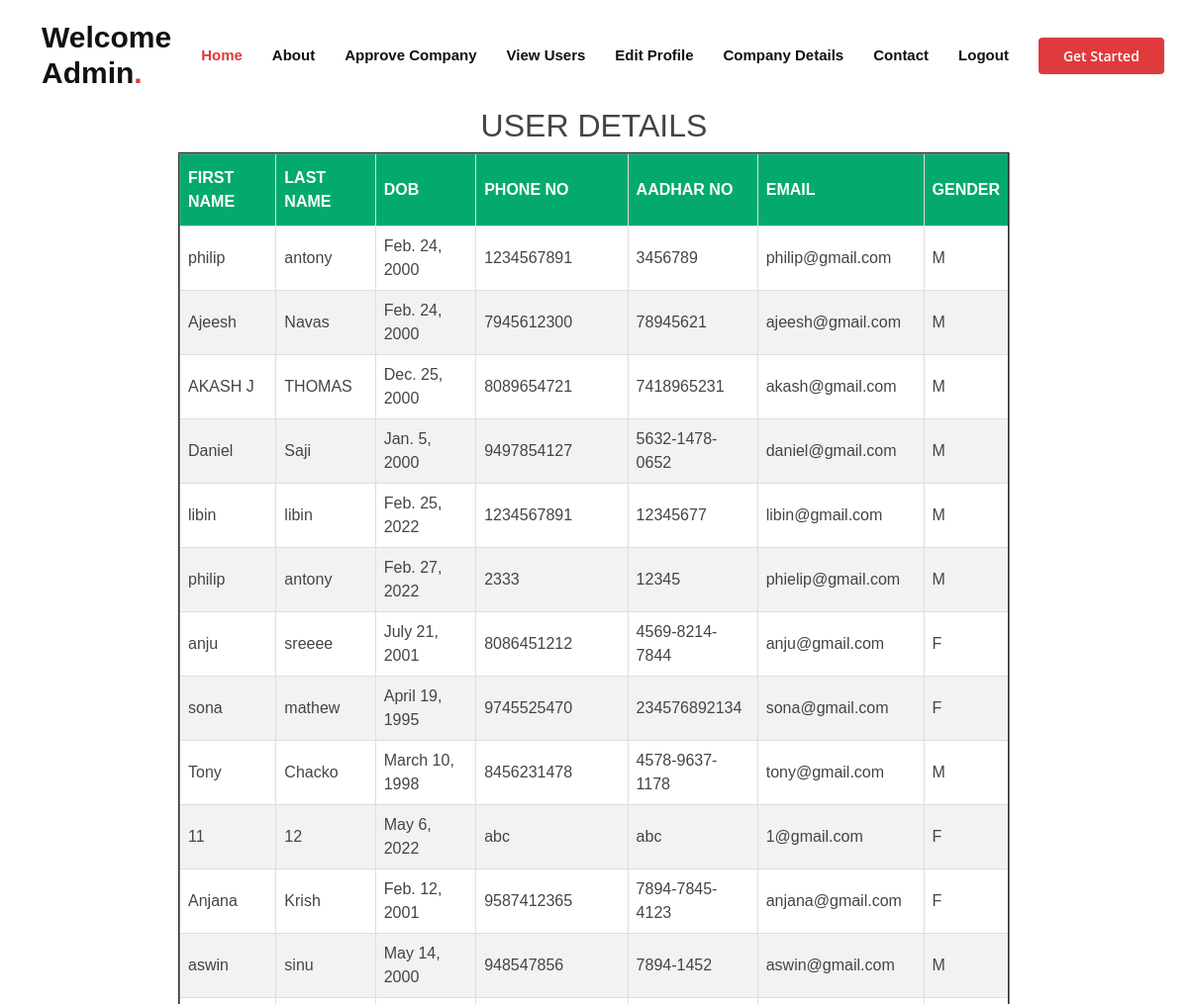
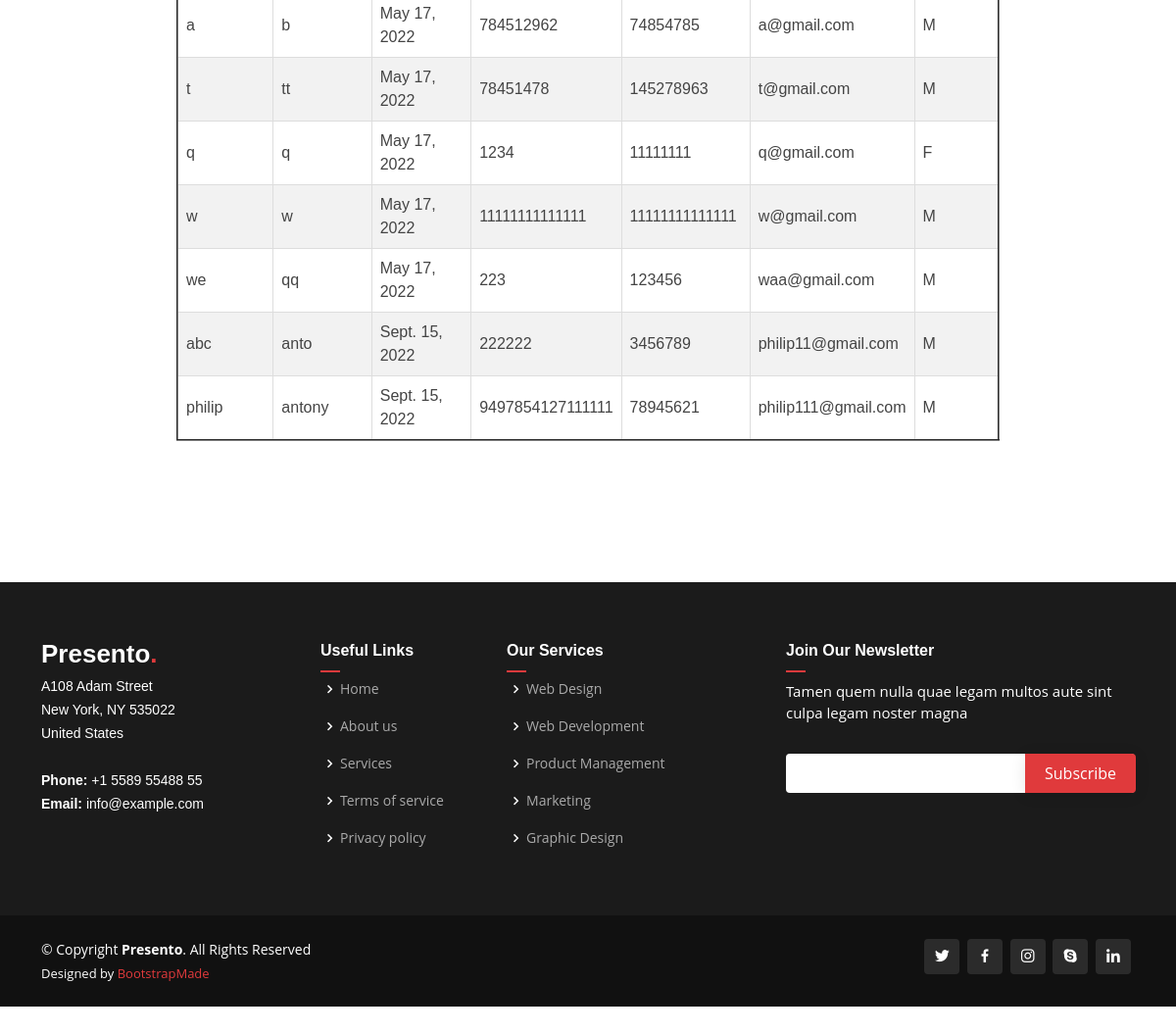
/dis/, run on the app's committed database (2 pictures, top to bottom).
### jobapp/models.py (models this page shows)
class User(models.Model):
    ufirst = models.CharField("First Name",max_length=25)
    ulast = models.CharField("Last Name",max_length=25)
    udob = models.DateField("Date of Brith",default=date.today)
    uphone = models.CharField("Phone No",max_length=25)
    uaadhar = models.CharField("Aadhaar No",max_length=25)
    uqual = models.CharField("Qualification",max_length=25,default=0)
    uexp = models.CharField("Work Experience",max_length=25,default=0)
    ufile = models.FileField("upload Resume",upload_to='resume/',max_length=254,default=0)
    upawd = models.CharField("Password",max_length=25)
    uemail = models.EmailField("User Email",unique=True)
    GENDER_CHOICES = (
    ('M', 'Male'),
    ('F', 'Female'),
    )
    ugender = models.CharField("Gender",max_length=1, choices=GENDER_CHOICES)

### jobapp/views.py (the view)
# urls.py: path('dis/',UserList.as_view()),
class UserList(ListView):
    template_name = "user_list.html"
    model=User
    context_object_name = "a"

### jobapp/templates/user_list.html (shortened to what this page needs)
<!DOCTYPE html>
<html lang="en">
<head>
</head>
{% extends "adminpages.html" %}
{% block content %}
<body><center>
    <br><br>
    <h2>USER DETAILS</h2>
<table border="2" id="customers">
   <tr>
       <th> FIRST NAME</th>
    <th>LAST NAME</th>
    <th>DOB</th>
    <th>PHONE NO</th>
    <th>AADHAR NO</th>
    <th>EMAIL</th>
    <th>GENDER</th>
       <tr>
    {% for i in a %}
<tr>
    <td>{{i.ufirst}}</td>
    <td>{{i.ulast}}</td>
    <td>{{i.udob}}</td>
    <td>{{i.uphone}}</td>
    <td>{{i.uaadhar}}</td>
    <td>{{i.uemail}}</td>
    <td>{{i.ugender}}</td>
</tr>
   {% endfor %}
</table>
</center>
</body>
{% endblock content %}

### templates/adminpages.html (shortened to what this page needs)
{% load static %}
<!DOCTYPE html>
<html lang="en">
<head>
  <link href="{% static 'assets/vendor/aos/aos.css" rel="stylesheet' %}">
  <link href="{% static 'assets/vendor/bootstrap/css/bootstrap.min.css' %}" rel="stylesheet">
  <link href="{% static 'assets/vendor/bootstrap-icons/bootstrap-icons.css' %}" rel="stylesheet">
  <link href="{% static 'assets/vendor/boxicons/css/boxicons.min.css' %}" rel="stylesheet">
  <link href="{% static 'assets/vendor/glightbox/css/glightbox.min.css' %}" rel="stylesheet">
  <link href="{% static 'assets/vendor/remixicon/remixicon.css' %}" rel="stylesheet">
  <link href="{% static 'assets/vendor/swiper/swiper-bundle.min.css' %}" rel="stylesheet">
  <link href="{% static 'assets/css/style.css' %}" rel="stylesheet">
</head>
<body>
  <header id="header" class="fixed-top d-flex align-items-center">
    <div class="container d-flex align-items-center">
      <h1 class="logo me-auto"><a href="index.html">Welcome Admin<span>.</span></a></h1>
      <nav id="navbar" class="navbar order-last order-lg-0">
        <ul>
          <li><a class="nav-link scrollto active" href="//">Home</a></li>
          <li><a class="nav-link scrollto" href="#about">About</a></li>
          <li><a class="nav-link scrollto" href="/status/">Approve Company</a></li>
          <li><a class="nav-link scrollto " href="/dis/">View Users</a></li>
          <li><a class="nav-link scrollto" href="/editadmin/">Edit Profile</a></li>
          <li><a href="/display/">Company Details</a></li>
          <li><a class="nav-link scrollto" href="#contact">Contact</a></li>
          <li><a class="nav-link scrollto" href="/home/">Logout</a></li>
        </ul>
      </nav>
      <a href="#about" class="get-started-btn scrollto">Get Started</a>
    </div>
  </header>
  <section>
{% block content %}
{% endblock content %}
    <section>
      <br>
    </section>
  <footer id="footer">
    <div class="footer-top">
      <div class="container">
        <div class="row">
          <div class="col-lg-3 col-md-6 footer-contact">
            <h3>Presento<span>.</span></h3>
            <p>
              A108 Adam Street <br>
              New York, NY 535022<br>
              United States <br><br>
              <strong>Phone:</strong> +1 5589 55488 55<br>
              <strong>Email:</strong> info@example.com<br>
            </p>
          </div>
          <div class="col-lg-2 col-md-6 footer-links">
            <h4>Useful Links</h4>
            <ul>
              <li><i class="bx bx-chevron-right"></i> <a href="#">Home</a></li>
              <li><i class="bx bx-chevron-right"></i> <a href="#">About us</a></li>
              <li><i class="bx bx-chevron-right"></i> <a href="#">Services</a></li>
              <li><i class="bx bx-chevron-right"></i> <a href="#">Terms of service</a></li>
              <li><i class="bx bx-chevron-right"></i> <a href="#">Privacy policy</a></li>
            </ul>
          </div>
          <div class="col-lg-3 col-md-6 footer-links">
            <h4>Our Services</h4>
            <ul>
              <li><i class="bx bx-chevron-right"></i> <a href="#">Web Design</a></li>
              <li><i class="bx bx-chevron-right"></i> <a href="#">Web Development</a></li>
              <li><i class="bx bx-chevron-right"></i> <a href="#">Product Management</a></li>
              <li><i class="bx bx-chevron-right"></i> <a href="#">Marketing</a></li>
              <li><i class="bx bx-chevron-right"></i> <a href="#">Graphic Design</a></li>
            </ul>
          </div>
          <div class="col-lg-4 col-md-6 footer-newsletter">
            <h4>Join Our Newsletter</h4>
            <p>Tamen quem nulla quae legam multos aute sint culpa legam noster magna</p>
            <form action="" method="post">
              <input type="email" name="email"><input type="submit" value="Subscribe">
            </form>
          </div>
        </div>
      </div>
    </div>
    <div class="container d-md-flex py-4">
      <div class="me-md-auto text-center text-md-start">
        <div class="copyright">
          &copy; Copyright <strong><span>Presento</span></strong>. All Rights Reserved
        </div>
        <div class="credits">
          Designed by <a href="https://bootstrapmade.com/">BootstrapMade</a>
        </div>
      </div>
      <div class="social-links text-center text-md-end pt-3 pt-md-0">
        <a href="#" class="twitter"><i class="bx bxl-twitter"></i></a>
        <a href="#" class="facebook"><i class="bx bxl-facebook"></i></a>
        <a href="#" class="instagram"><i class="bx bxl-instagram"></i></a>
        <a href="#" class="google-plus"><i class="bx bxl-skype"></i></a>
        <a href="#" class="linkedin"><i class="bx bxl-linkedin"></i></a>
      </div>
    </div>
  </footer>
  </section>
</body>
</html>

### static/assets/css/style.css (style rules this page uses)
body { font-family: "Open Sans", sans-serif; color: #444444; }
a { color: #e03a3c; text-decoration: none; }
h1, h2, h3, h4, h5, h6 { font-family: "Raleway", sans-serif; }
#header { background: #fff; transition: all 0.5s; z-index: 997; padding: 20px 0; }
#header .logo { font-size: 30px; margin: 0; padding: 0; font-weight: 600; font-family: "Poppins", sans-serif; }
#header .logo a { color: #111111; }
#header .logo a span { color: #e03a3c; }
.get-started-btn { margin-left: 30px; background: #e03a3c; color: #fff; border-radius: 4px; padding: 8px 25px; white-space: nowrap; transition: 0.3s; font-size: 14px; font-weight: 600; display: inline-block; }
.navbar { padding: 0; }
.navbar ul { margin: 0; padding: 0; display: flex; list-style: none; align-items: center; }
.navbar li { position: relative; }
.navbar a, .navbar a:focus { display: flex; align-items: center; justify-content: space-between; padding: 10px 0 10px 30px; font-family: "Raleway", sans-serif; font-size: 15px; font-weight: 600; color: #111111; white-space: nowrap; transition: 0.3s; }
.navbar a:hover, .navbar .active, .navbar .active:focus, .navbar li:hover > a { color: #e03a3c; }
section { padding: 60px 0; overflow: hidden; position: relative; }
#footer { color: #fff; font-size: 14px; background: #111111; }
#footer .footer-top { padding: 60px 0 30px 0; background: #1b1b1b; }
#footer .footer-top .footer-contact { margin-bottom: 30px; }
#footer .footer-top .footer-contact h3 { font-size: 26px; line-height: 1; font-weight: 700; }
#footer .footer-top .footer-contact h3 span { color: #e03a3c; }
#footer .footer-top .footer-contact p { font-size: 14px; line-height: 24px; margin-bottom: 0; font-family: "Raleway", sans-serif; }
#footer .footer-top h4 { font-size: 16px; font-weight: bold; position: relative; padding-bottom: 12px; }
#footer .footer-top h4::after { content: ""; position: absolute; display: block; width: 20px; height: 2px; background: #e03a3c; bottom: 0; left: 0; }
#footer .footer-top .footer-links { margin-bottom: 30px; }
#footer .footer-top .footer-links ul { list-style: none; padding: 0; margin: 0; }
#footer .footer-top .footer-links ul i { padding-right: 2px; color: white; font-size: 18px; line-height: 1; }
#footer .footer-top .footer-links ul li { padding: 10px 0; display: flex; align-items: center; }
#footer .footer-top .footer-links ul li:first-child { padding-top: 0; }
#footer .footer-top .footer-links ul a { color: #aaaaaa; transition: 0.3s; display: inline-block; line-height: 1; }
#footer .footer-newsletter { font-size: 15px; }
#footer .footer-newsletter h4 { font-size: 16px; font-weight: bold; position: relative; padding-bottom: 12px; }
#footer .footer-newsletter form { margin-top: 30px; background: #fff; padding: 5px 10px; position: relative; border-radius: 4px; text-align: left; }
#footer .footer-newsletter form input[type=email] { border: 0; padding: 4px 8px; width: calc(100% - 100px); }
#footer .footer-newsletter form input[type=submit] { position: absolute; top: 0; right: -1px; bottom: 0; border: 0; background: none; font-size: 16px; padding: 0 20px; background: #e03a3c; color: #fff; transition: 0.3s; border-radius: 0 4px 4px 0; box-shadow: 0px 2px 15px rgba(0, 0, 0, 0.1); }
#footer .credits { padding-top: 5px; font-size: 13px; }
#footer .social-links a { font-size: 18px; display: inline-block; background: #2b2b2b; color: #fff; line-height: 1; padding: 8px 0; margin-right: 4px; border-radius: 4px; text-align: center; width: 36px; height: 36px; transition: 0.3s; }

### jobapp/templates/user_list.html (style rules this page uses)
#customers { font-family: Arial, Helvetica, sans-serif;border-collapse: collapse;width: 70%; }
#customers td, #customers th { border: 1px solid #ddd;padding: 8px; }
#customers tr:nth-child(even) { background-color: #f2f2f2; }
#customers th { padding-top: 12px;padding-bottom: 12px;text-align: left;background-color: #04AA6D;color: white; }

### data on the page
User: ufirst "philip", ulast "antony", udob "Feb. 24, 2000", uphone "1234567891", uaadhar "3456789", uemail "philip@gmail.com", ugender "M"
User: ufirst "Ajeesh", ulast "Navas", udob "Feb. 24, 2000", uphone "7945612300", uaadhar "78945621", uemail "ajeesh@gmail.com", ugender "M"
User: ufirst "AKASH J", ulast "THOMAS", udob "Dec. 25, 2000", uphone "8089654721", uaadhar "7418965231", uemail "akash@gmail.com", ugender "M"
User: ufirst "Daniel", ulast "Saji", udob "Jan. 5, 2000", uphone "9497854127", uaadhar "5632-1478-0652", uemail "daniel@gmail.com", ugender "M"
User: ufirst "libin", ulast "libin", udob "Feb. 25, 2022", uphone "1234567891", uaadhar "12345677", uemail "libin@gmail.com", ugender "M"
User: ufirst "philip", ulast "antony", udob "Feb. 27, 2022", uphone "2333", uaadhar "12345", uemail "phielip@gmail.com", ugender "M"
User: ufirst "anju", ulast "sreeee", udob "July 21, 2001", uphone "8086451212", uaadhar "4569-8214-7844", uemail "anju@gmail.com", ugender "F"
User: ufirst "sona", ulast "mathew", udob "April 19, 1995", uphone "9745525470", uaadhar "234576892134", uemail "sona@gmail.com", ugender "F"
User: ufirst "Tony", ulast "Chacko", udob "March 10, 1998", uphone "8456231478", uaadhar "4578-9637-1178", uemail "tony@gmail.com", ugender "M"
User: ufirst "11", ulast "12", udob "May 6, 2022", uphone "abc", uaadhar "abc", uemail "1@gmail.com", ugender "F"
User: ufirst "Anjana", ulast "Krish", udob "Feb. 12, 2001", uphone "9587412365", uaadhar "7894-7845-4123", uemail "anjana@gmail.com", ugender "F"
User: ufirst "aswin", ulast "sinu", udob "May 14, 2000", uphone "948547856", uaadhar "7894-1452", uemail "aswin@gmail.com", ugender "M"
User: ufirst "a", ulast "b", udob "May 17, 2022", uphone "784512962", uaadhar "74854785", uemail "a@gmail.com", ugender "M"
User: ufirst "t", ulast "tt", udob "May 17, 2022", uphone "78451478", uaadhar "145278963", uemail "t@gmail.com", ugender "M"
User: ufirst "q", ulast "q", udob "May 17, 2022", uphone "1234", uaadhar "11111111", uemail "q@gmail.com", ugender "F"
User: ufirst "w", ulast "w", udob "May 17, 2022", uphone "11111111111111", uaadhar "11111111111111", uemail "w@gmail.com", ugender "M"
User: ufirst "we", ulast "qq", udob "May 17, 2022", uphone "223", uaadhar "123456", uemail "waa@gmail.com", ugender "M"
User: ufirst "abc", ulast "anto", udob "Sept. 15, 2022", uphone "222222", uaadhar "3456789", uemail "philip11@gmail.com", ugender "M"
User: ufirst "philip", ulast "antony", udob "Sept. 15, 2022", uphone "9497854127111111", uaadhar "78945621", uemail "philip111@gmail.com", ugender "M"
